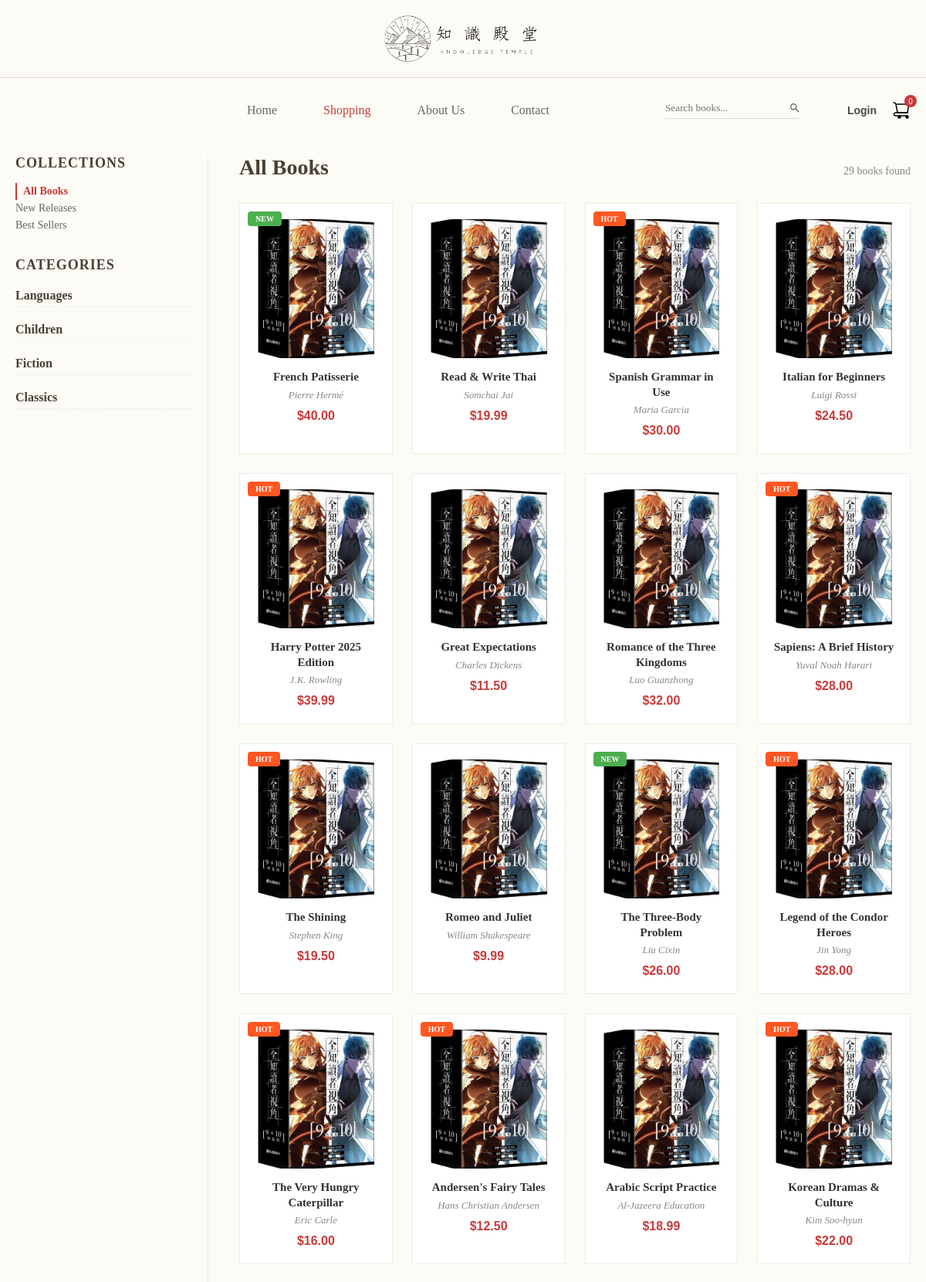
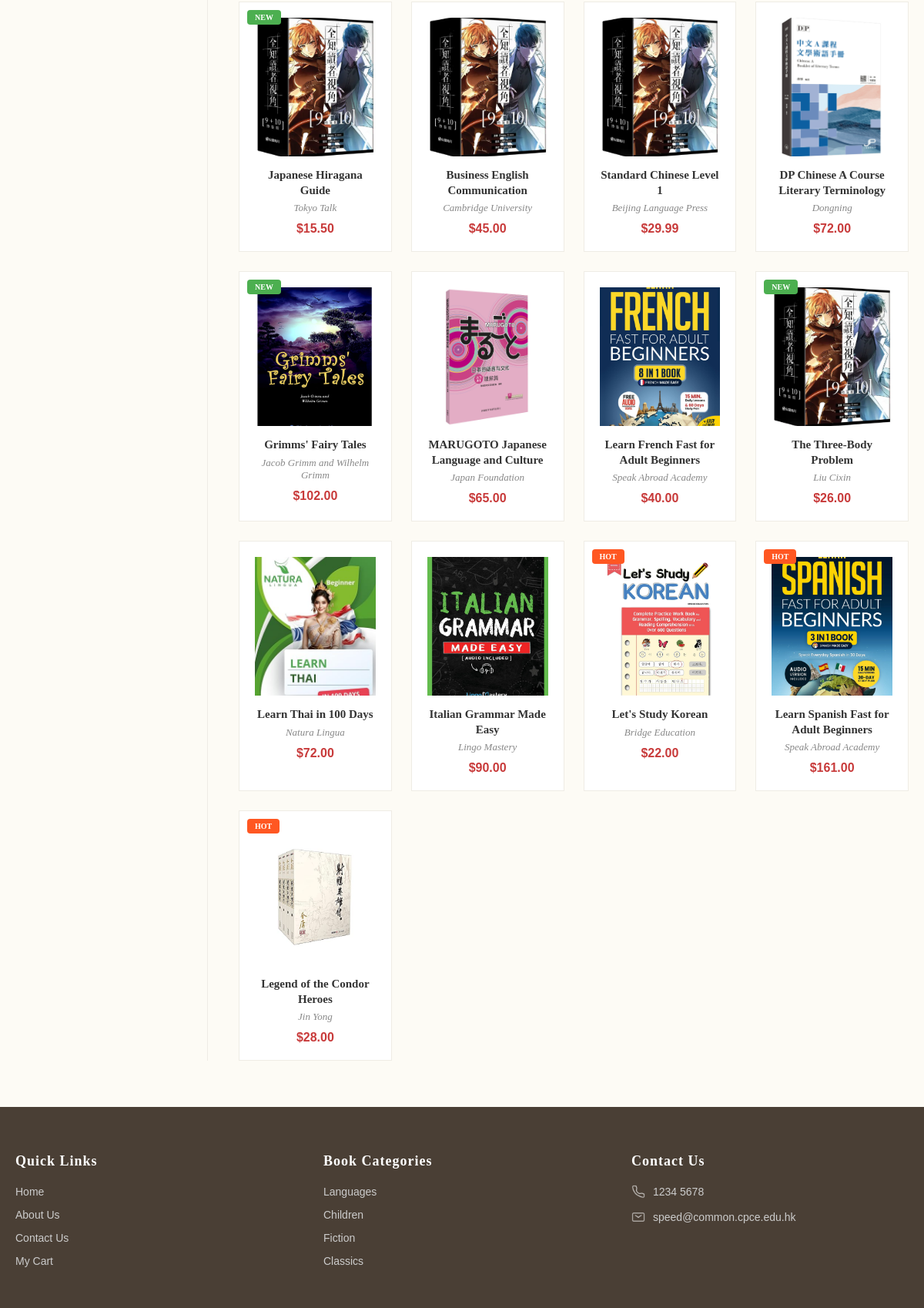
Page /php/shopping.php on the committed database (2 pictures, top to bottom).
### tables this page shows
CREATE TABLE books (
    id INT AUTO_INCREMENT PRIMARY KEY,
    title VARCHAR(255) NOT NULL,
    author VARCHAR(100) NOT NULL,
    parent_category VARCHAR(50) DEFAULT 'Other',
    category VARCHAR(50) DEFAULT 'General',
    price DECIMAL(10, 2) NOT NULL,
    cover_image VARCHAR(255) DEFAULT 'allknow.png',
    description TEXT,
    publish_date DATE,
    sales_count INT DEFAULT 0,
    created_at TIMESTAMP DEFAULT CURRENT_TIMESTAMP,
    publisher VARCHAR(100),
    isbn VARCHAR(20),
    manual_tag VARCHAR(10) DEFAULT NULL
);

### php/shopping.php (the view, shortened to what this page needs)
<?php
include 'db_connect.php';
$categories_structure = [
    "Languages" => ["Chinese", "English", "Japanese", "Korean", "Arabic", "Italian", "Spanish", "Thai", "French"],
    "Children" => ["Fairy Tales", "Picture Books"],
    "Fiction" => ["Wuxia", "Fantasy", "Romance", "Horror", "History"],
    "Classics" => ["Eastern", "Western"]
];
$hot_threshold = 1000;
$threshold_sql = "SELECT sales_count FROM books ORDER BY sales_count DESC LIMIT 1 OFFSET 9";
$threshold_result = $conn->query($threshold_sql);
if ($threshold_result && $threshold_result->num_rows > 0) {
    $row_t = $threshold_result->fetch_assoc();
    $hot_threshold = $row_t['sales_count'];
}
$order_by = "ORDER BY id DESC";
$page_title = "All Books";
$current_main = "";
$current_filter = "";
$sql = "SELECT * FROM books";
$sql .= " " . $order_by;
$result = $conn->query($sql);
?>
<!DOCTYPE html>
<html lang="en">
<head>
    <link rel="stylesheet" href="../css/style.css"> </head>
<body>
    <header id="main-header">
        <div class="logo-section"><img src="../IMG/logobig.png" alt="Logo" class="logo-img"></div>
        <hr class="header-divider">
        <div class="header-inner">
            <div class="nav-bar">
                <nav class="nav-links">
                    <a href="homepage.php">Home</a>
                    <a href="shopping.php" class="active">Shopping</a>
                    <a href="homepage.php#aboutUsSection">About Us</a>
                    <a href="homepage.php#feedbackSection">Contact</a>
                </nav>
                <div class="nav-tools">
                    <form action="shopping.php" method="GET" class="search-box">
                        <input type="text" name="q" placeholder="Search books...">
                        <button type="submit" class="search-btn"></button>
                    </form>
                    <div class="user-menu">
                        <?php if(isset($_SESSION['username'])): ?>
                            <span>Hi, <b><?php echo htmlspecialchars($_SESSION['username']); ?></b></span><a href="logout.php" class="logout-btn">Logout</a>
                        <?php else: ?>
                            <a href="login.php" class="login-btn">Login</a>
                        <?php endif; ?>
                    </div>
                    <div class="cart-icon-wrapper" onclick="window.location.href='cart.php'">
                        <img src="../IMG/cart.png" alt="Cart" class="cart-img">
                        <div class="badge" id="cart-badge"><?php echo isset($_SESSION['cart']) ? array_sum($_SESSION['cart']) : 0; ?></div>
                    </div>
                </div>
            </div>
        </div>
    </header>
    <div class="header-placeholder"></div>
    <div class="container">
        <div class="shop-layout">
            <aside class="sidebar">
                <div class="filter-group">
                    <h3 class="filter-title">Collections</h3>
                    <ul class="filter-list" style="padding-left:0; list-style:none;">
                        <li><a href="shopping.php" class="sub-link <?php echo ($current_filter == '') ? 'active' : ''; ?>">All Books</a></li>
                        <li><a href="shopping.php?type=new" class="sub-link <?php echo ($current_filter == 'new') ? 'active' : ''; ?>">New Releases</a></li>
                        <li><a href="shopping.php?type=hot" class="sub-link <?php echo ($current_filter == 'hot') ? 'active' : ''; ?>">Best Sellers</a></li>
                    </ul>
                </div>
                <div class="filter-group">
                    <h3 class="filter-title">Categories</h3>
                    <div class="cat-list">
                        <?php foreach($categories_structure as $parent_name => $sub_names): ?>
                            <?php
                                $is_parent_active = ($current_main == $parent_name);
                            ?>
                            <div class="cat-parent">
                                <a href="shopping.php?parent=<?php echo urlencode($parent_name); ?>" class="cat-parent-link <?php echo $is_parent_active ? 'active' : ''; ?>"><?php echo $parent_name; ?></a>
                            </div>
                        <?php endforeach; ?>
                    </div>
                </div>
            </aside>
            <main class="product-area">
                <div class="page-header">
                    <h1 class="page-title"><?php echo $page_title; ?></h1>
                    <span class="result-count">
                        <?php echo $result->num_rows; ?> books found
                    </span>
                </div>
                <div class="book-grid">
                    <?php if ($result->num_rows > 0) { while($row = $result->fetch_assoc()) {
                        $img_file = !empty($row['cover_image']) ? $row['cover_image'] : 'allknow.png';
                        $img_src = "../IMG/bookimg/" . htmlspecialchars($img_file);
                        $desc = isset($row['description']) ? htmlspecialchars($row['description']) : "No description.";
                        $pub = isset($row['publisher']) ? htmlspecialchars($row['publisher']) : "Unknown";
                        $isbn = isset($row['isbn']) ? htmlspecialchars($row['isbn']) : "N/A";
                        $cat = isset($row['category']) ? htmlspecialchars($row['category']) : "General";
                        $parent_cat = isset($row['parent_category']) ? htmlspecialchars($row['parent_category']) : "Other";
                        $date = isset($row['publish_date']) ? htmlspecialchars($row['publish_date']) : "N/A";
                        $display_tag = "";
                        if (!empty($row['manual_tag']) && $row['manual_tag'] != 'NULL') {
                            if ($row['manual_tag'] == 'NEW') $display_tag = "NEW";
                            elseif ($row['manual_tag'] == 'HOT') $display_tag = "HOT";
                        } else {
                            if ($row['sales_count'] >= $hot_threshold && $row['sales_count'] > 0) {
                                $display_tag = "HOT";
                            } elseif (strtotime($row['publish_date']) > strtotime('-30 days')) {
                                $display_tag = "NEW";
                            }
                        }
                    ?>
                    <div class="book-card" onclick="openModal(this)"
                         data-id="<?php echo $row['id']; ?>" data-title="<?php echo htmlspecialchars($row['title']); ?>" data-author="<?php echo htmlspecialchars($row['author']); ?>" data-price="<?php echo $row['price']; ?>" data-image="<?php echo $img_src; ?>" data-desc="<?php echo $desc; ?>" data-publisher="<?php echo $pub; ?>" data-isbn="<?php echo $isbn; ?>" data-category="<?php echo $cat; ?>" data-parent="<?php echo $parent_cat; ?>" data-date="<?php echo $date; ?>">
                        <?php if ($display_tag == 'NEW'): ?><div class="tag tag-new">NEW</div><?php elseif ($display_tag == 'HOT'): ?><div class="tag tag-hot">HOT</div><?php endif; ?>
                        <img src="<?php echo $img_src; ?>" alt="Cover" class="book-cover">
                        <h3 class="book-title"><?php echo $row["title"]; ?></h3>
                        <p class="book-author"><?php echo $row["author"]; ?></p>
                        <p class="book-price">$<?php echo $row["price"]; ?></p>
                    </div>
                    <?php } } else { echo "<p style='width:100%; color:#888;'>No books found.</p>"; } ?>
                </div>
            </main>
        </div>
    </div>
    <footer class="site-footer">
        <div class="footer-container">
            <div class="footer-col">
                <h3>Quick Links</h3>
                <ul class="footer-links">
                    <li><a href="homepage.php">Home</a></li>
                    <li><a href="#aboutUsSection">About Us</a></li>
                    <li><a href="#feedbackSection">Contact Us</a></li>
                    <li><a href="cart.php">My Cart</a></li>
                </ul>
            </div>
            <div class="footer-col">
                <h3>Book Categories</h3>
                <ul class="footer-links">
                    <li><a href="shopping.php?parent=Languages">Languages</a></li>
                    <li><a href="shopping.php?parent=Children">Children</a></li>
                    <li><a href="shopping.php?parent=Fiction">Fiction</a></li>
                    <li><a href="shopping.php?parent=Classics">Classics</a></li>
                </ul>
            </div>
            <div class="footer-col">
                <h3>Contact Us</h3>
                <div class="footer-contact-item"><img src="../IMG/phone.png" class="footer-icon"><span>1234 5678</span></div>
                <div class="footer-contact-item"><img src="../IMG/mail.png" class="footer-icon"><a href="mailto:speed@common.cpce.edu.hk">speed@common.cpce.edu.hk</a></div>
            </div>
        </div>
    </footer>
</body>
</html>

### rows in the picture
books: sales_count "NEW", cover_image (picture), title "French Patisserie", author "Pierre Hermé", price "40.00"
books: cover_image (picture), title "Read & Write Thai", author "Somchai Jai", price "19.99"
books: sales_count "HOT", cover_image (picture), title "Spanish Grammar in Use", author "Maria Garcia", price "30.00"
books: cover_image (picture), title "Italian for Beginners", author "Luigi Rossi", price "24.50"
books: manual_tag "HOT", cover_image (picture), title "Harry Potter 2025 Edition", author "J.K. Rowling", price "39.99"
books: cover_image (picture), title "Great Expectations", author "Charles Dickens", price "11.50"
books: cover_image (picture), title "Romance of the Three Kingdoms", author "Luo Guanzhong", price "32.00"
books: sales_count "HOT", cover_image (picture), title "Sapiens: A Brief History", author "Yuval Noah Harari", price "28.00"
books: sales_count "HOT", cover_image (picture), title "The Shining", author "Stephen King", price "19.50"
books: cover_image (picture), title "Romeo and Juliet", author "William Shakespeare", price "9.99"
books: sales_count "NEW", cover_image (picture), title "The Three-Body Problem", author "Liu Cixin", price "26.00"
books: sales_count "HOT", cover_image (picture), title "Legend of the Condor Heroes", author "Jin Yong", price "28.00"
books: sales_count "HOT", cover_image (picture), title "The Very Hungry Caterpillar", author "Eric Carle", price "16.00"
books: sales_count "HOT", cover_image (picture), title "Andersen's Fairy Tales", author "Hans Christian Andersen", price "12.50"
books: cover_image (picture), title "Arabic Script Practice", author "Al-Jazeera Education", price "18.99"
books: sales_count "HOT", cover_image (picture), title "Korean Dramas & Culture", author "Kim Soo-hyun", price "22.00"
books: sales_count "NEW", cover_image (picture), title "Japanese Hiragana Guide", author "Tokyo Talk", price "15.50"
books: cover_image (picture), title "Business English Communication", author "Cambridge University", price "45.00"
books: cover_image (picture), title "Standard Chinese Level 1", author "Beijing Language Press", price "29.99"
books: cover_image (picture), title "DP Chinese A Course Literary Terminology", author "Dongning", price "72.00"
books: sales_count "NEW", cover_image (picture), title "Grimms' Fairy Tales", author "Jacob Grimm and Wilhelm Grimm", price "102.00"
books: cover_image (picture), title "MARUGOTO Japanese Language and Culture", author "Japan Foundation", price "65.00"
books: cover_image (picture), title "Learn French Fast for Adult Beginners", author "Speak Abroad Academy", price "40.00"
books: sales_count "NEW", cover_image (picture), title "The Three-Body Problem", author "Liu Cixin", price "26.00"
books: cover_image (picture), title "Learn Thai in 100 Days", author "Natura Lingua", price "72.00"
books: cover_image (picture), title "Italian Grammar Made Easy", author "Lingo Mastery", price "90.00"
books: sales_count "HOT", cover_image (picture), title "Let's Study Korean", author "Bridge Education", price "22.00"
books: sales_count "HOT", cover_image (picture), title "Learn Spanish Fast for Adult Beginners", author "Speak Abroad Academy", price "161.00"
books: sales_count "HOT", cover_image (picture), title "Legend of the Condor Heroes", author "Jin Yong", price "28.00"

### other values in the picture
$parent_name "Languages"
$parent_name "Children"
$parent_name "Fiction"
$parent_name "Classics"
$page_title "All Books"
$result->num_rows "29"
